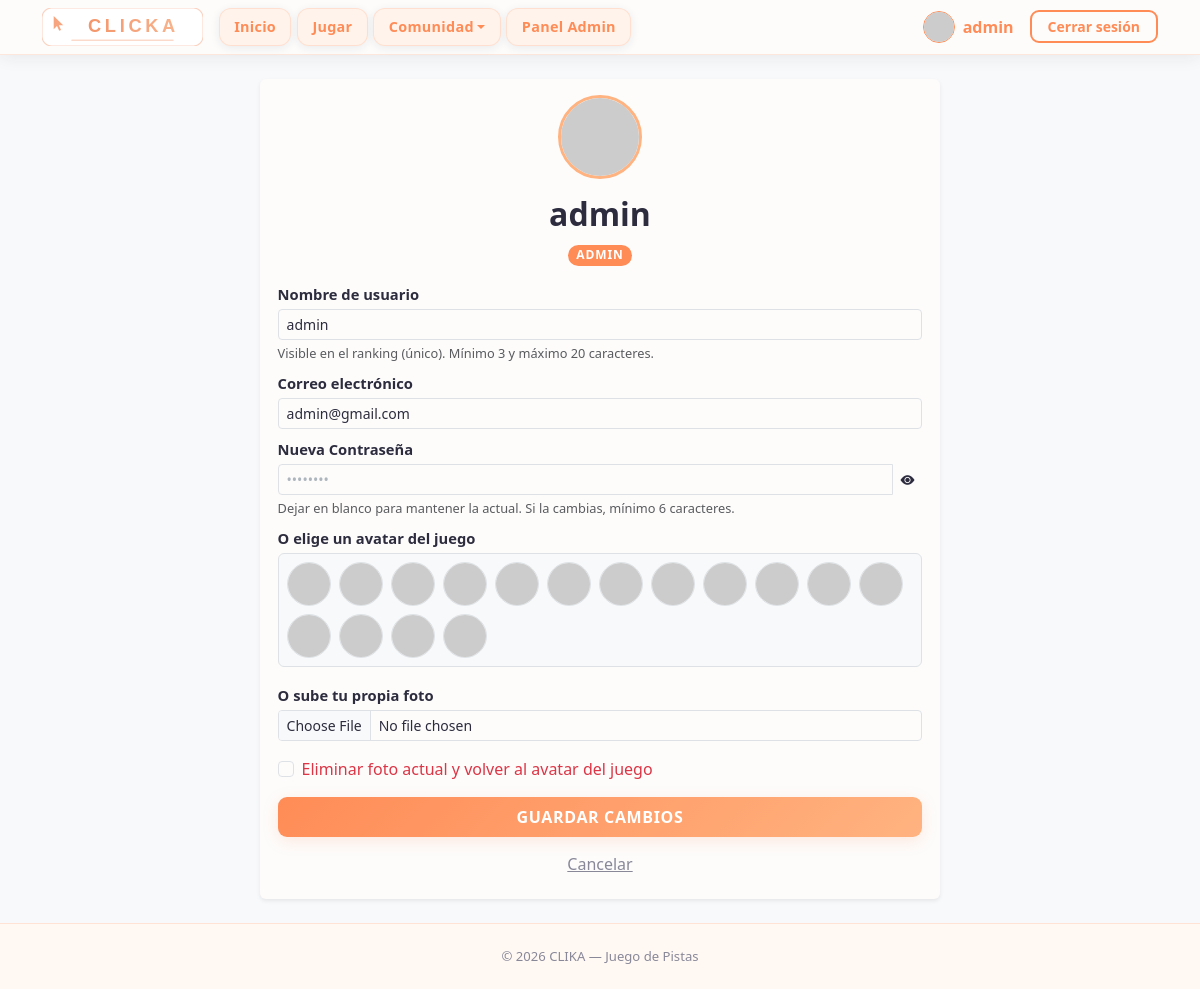
Screenshot of /pages/profile.php (signed in) with the database file from the repository.
### tables this page shows
CREATE TABLE usuarios (
    id INTEGER PRIMARY KEY AUTOINCREMENT,
    username TEXT NOT NULL UNIQUE,
    password_hash TEXT NOT NULL,
    rol TEXT NOT NULL DEFAULT 'jugador',
    puntos INTEGER NOT NULL DEFAULT 0,
    created_at TEXT NOT NULL DEFAULT CURRENT_TIMESTAMP
, foto TEXT DEFAULT 'default.png', nombre_usuario TEXT NOT NULL);

### api/lib/dicebear.php (called while the page is built, shortened)
<?php
function dicebear_gallery_styles(): array
{
    return [
        'avataaars', 'bottts', 'pixel-art', 'adventurer', 'big-smile', 'croodles',
        'micah', 'miniavs', 'lorelei', 'notionists', 'open-peeps', 'personas',
        'thumbs', 'identicon', 'rings', 'shapes',
    ];
}
function dicebear_avatar_url(string $style, string $seed, array $extraQuery = []): string
{
    static $allowed = null;
    if ($allowed === null) {
        $allowed = array_flip(dicebear_gallery_styles());
    }
    $path = '/' . DICEBEAR_VERSION_PATH . '/' . rawurlencode($style) . '/svg';
    $query = array_merge(['seed' => $seed], $extraQuery);
    return DICEBEAR_HOST . $path . '?' . http_build_query($query, '', '&', PHP_QUERY_RFC3986);
}

### pages/profile.php (the view, shortened to what this page needs)
<?php
require_once '../includes/db.php';
require_once dirname(__DIR__) . '/api/lib/dicebear.php';
$sessionUserId = $_SESSION['usuari_id'];
$sessionRole = $_SESSION['rol'];
$returnTo = (isset($_GET['return_to']) && $_GET['return_to'] === 'users' && $sessionRole === 'admin') ? 'users' : '';
$targetId = $sessionUserId;
$stmt = $db->prepare('SELECT id, username, nombre_usuario, rol, foto FROM usuarios WHERE id = :id');
$stmt->bindValue(':id', $targetId, SQLITE3_INTEGER);
$res = $stmt->execute();
$user = $res->fetchArray(SQLITE3_ASSOC);
$_galleryRoll = bin2hex(random_bytes(4));
$_galleryBust = bin2hex(random_bytes(4));
$_galleryItems = [];
foreach (dicebear_gallery_styles() as $_gs) {
    $_seed = (string) ((int) $user['id']) . '|' . $_gs . '|' . $_galleryRoll;
    $_galleryItems[] = ['style' => $_gs, 'url' => dicebear_avatar_url($_gs, $_seed, ['cb' => $_galleryBust])];
}
$photoUrl = ($user['foto'] === 'default.png' || !$user['foto'])
    ? BASE_URL . "/assets/images/social_media/profile.svg"
    : (str_starts_with($user['foto'], 'http') ? $user['foto'] : BASE_URL . "/storage/uploads/" . $user['foto']);
?>
<!DOCTYPE html>
<html lang="es">
<head>
    <?php include '../includes/head.php'; ?>
</head>
<body class="bg-light">
    <?php include '../includes/menu.php'; ?>
    <main class="container py-2 px-3 px-md-2">
        <div class="profile-card">
            <div class="card border-0 shadow-sm p-3 p-md-4">
                <div class="text-center mb-3">
                    <img src="<?php echo $photoUrl; ?>" alt="Avatar" class="avatar-preview mb-3">
                    <h2 class="fw-bold"><?php echo htmlspecialchars((string) ($user['nombre_usuario'] ?? '')); ?></h2>
                    <span class="badge bg-primary rounded-pill role-pill text-uppercase"><?php echo strtoupper($user['rol']); ?></span>
                </div>
                <form action="../processes/profile.proc.php" method="POST" enctype="multipart/form-data">
                    <div class="mb-2">
                        <label class="form-label fw-bold" for="nombre_usuario">Nombre de usuario</label>
                        <input type="text" name="nombre_usuario" id="nombre_usuario" class="form-control form-control-sm"
                            required minlength="3" maxlength="20"
                            value="<?php echo htmlspecialchars((string) ($user['nombre_usuario'] ?? '')); ?>"
                            autocomplete="username" spellcheck="false">
                        <div class="form-text">Visible en el ranking (único). Mínimo 3 y máximo 20 caracteres.</div>
                    </div>
                    <?php if ($sessionRole === 'admin'): ?>
                    <div class="mb-2">
                        <label class="form-label fw-bold" for="profileEmail">Correo electrónico</label>
                        <input type="email" name="email" id="profileEmail" class="form-control form-control-sm" required
                            value="<?php echo htmlspecialchars((string) ($user['username'] ?? '')); ?>"
                            autocomplete="email" inputmode="email">
                    </div>
                    <?php endif; ?>
                    <div class="mb-2">
                        <label for="password" class="form-label fw-bold">Nueva Contraseña</label>
                        <div class="input-group input-group-sm">
                            <input type="password" name="password" id="password" class="form-control form-control-sm password-placeholder" placeholder="••••••••" minlength="6" autocomplete="new-password">
                            <button type="button" class="btn password-toggle-btn px-2" data-password-toggle="#password" aria-label="Mostrar contraseña">
                                <i class="bi bi-eye-fill"></i>
                            </button>
                        </div>
                        <div class="form-text">Dejar en blanco para mantener la actual. Si la cambias, mínimo 6 caracteres.</div>
                    </div>
                    <div class="mb-3">
                        <label class="form-label fw-bold">O elige un avatar del juego</label>
                        <div class="d-flex flex-wrap gap-2 p-2 bg-light rounded border avatar-picker-grid">
                            <?php foreach ($_galleryItems as $_item): ?>
                                <div class="avatar-option" role="button" tabindex="0" onclick="pickAvatarFromTile(this)">
                                    <img src="<?php echo htmlspecialchars($_item['url']); ?>"
                                         alt="<?php echo htmlspecialchars($_item['style']); ?>"
                                         class="rounded-circle border"
                                         title="<?php echo htmlspecialchars($_item['style']); ?>"
                                         style="width:50px;height:50px;object-fit:cover;cursor:pointer;">
                                </div>
                            <?php endforeach; ?>
                        </div>
                    </div>
                    <div class="mb-3">
                        <label for="photo" class="form-label fw-bold">O sube tu propia foto</label>
                        <input type="file" name="photo" id="photo" class="form-control form-control-sm" accept="image/*">
                    </div>
                    <?php if ($user['foto'] !== 'default.png'): ?>
                    <div class="form-check mb-3">
                        <input class="form-check-input" type="checkbox" name="delete_photo" id="delPhoto">
                        <label class="form-check-label text-danger" for="delPhoto">
                            Eliminar foto actual y volver al avatar del juego
                        </label>
                    </div>
                    <?php endif; ?>
                    <div class="d-grid gap-2">
                        <button type="submit" class="btn btn-accent py-2 fw-bold">GUARDAR CAMBIOS</button>
                        <a href="<?php echo $returnTo === 'users' ? '../pages/users.php' : '../index.php'; ?>" class="btn btn-link text-muted">Cancelar</a>
                    </div>
                </form>
            </div>
        </div>
    </main>
    <?php include '../includes/foot.php'; ?>

### assets/css/styles.css (style rules this page uses)
:root { --clika-bg: #FDFCFB; --clika-card-bg: #FFFFFF; --clika-surface: #FFF3EB; --clika-primary: #FF8C57; --clika-primary-hover: #F07040; --clika-accent: #FFB380; --clika-text: #2C2C3E; --clika-muted: #888899; --clika-border: rgba(255, 140, 87, 0.18); --clika-border-strong: rgba(255, 140, 87, 0.38); --clika-shadow: rgba(255, 140, 87, 0.18); --clika-shadow-dark: rgba(44, 44, 62, 0.08); --font-heading: ui-sans-serif, system-ui, -apple-system, 'Segoe UI', Roboto, 'Helvetica Neue', Arial, sans-serif; --font-body: ui-sans-serif, system-ui, -apple-system, 'Segoe UI', Roboto, 'Helvetica Neue', Arial, sans-serif; --bs-body-bg: var(--clika-bg); --bs-body-color: var(--clika-text); --bs-primary: var(--clika-primary); --bs-primary-rgb: 255, 140, 87; }
*, *::before, *::after { box-sizing: border-box; }
body { background-color: var(--clika-bg); color: var(--clika-text); font-family: var(--font-body); min-height: 100vh; display: flex; flex-direction: column; }
main { flex: 1 0 auto; }
h1, h2, h3, h4, h5, h6, .navbar-brand { font-family: var(--font-heading); }
.text-muted { color: var(--clika-muted) !important; }
.password-toggle-btn { border: 0 !important; background: transparent !important; box-shadow: none !important; color: var(--clika-text); }
.password-placeholder::placeholder { color: #adb5bd; opacity: 1; }
.btn-accent { background: linear-gradient(135deg, var(--clika-primary), var(--clika-accent)); border: none; color: #fff; font-family: var(--font-heading); font-weight: 700; letter-spacing: .04em; border-radius: 9px; box-shadow: 0 4px 16px var(--clika-shadow); transition: transform .18s, box-shadow .18s, filter .18s; }

### pages/profile.php (style rules this page uses)
.profile-card { max-width: 680px; margin: 16px auto; }
.profile-card .card { padding: 1rem 1.1rem !important; }
.avatar-preview { width: 84px; height: 84px; object-fit: cover; border-radius: 50%; border: 3px solid var(--clika-accent); }
.role-pill { text-transform: uppercase; letter-spacing: .08em; }
.profile-card .form-label { margin-bottom: .25rem; font-size: .92rem; }
.profile-card .form-text { font-size: .8rem; }
.avatar-picker-grid { max-height: 132px; overflow-y: auto; align-content: flex-start; }
.avatar-picker-grid .avatar-option img { width: 44px !important; height: 44px !important; object-fit: cover; }

### rows the page displays
usuarios: nombre_usuario "admin", rol "ADMIN", email "admin@gmail.com"

### other values shown
$navName "admin"
